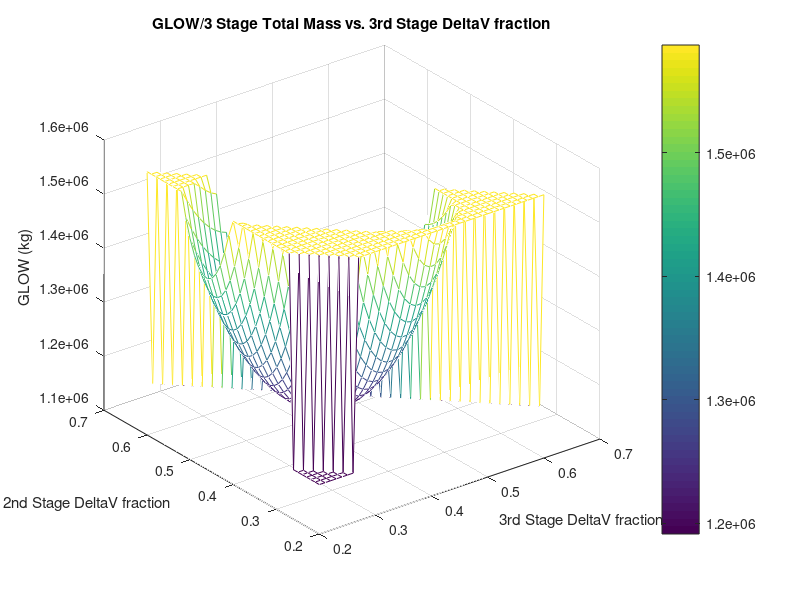

Source code (MATLAB): (Note: this script raises an error after producing the figure.)
% This script takes an input for the total delta v required for a
% 3 stage maneuver of some kind, as well as the three specific impuse values of the
% stages, and finds the optimal delta v fraction for the manuever.
% AAE 251 Fall 2022
% PM7 Team R301 
% Rocket staging optimization
% Authors: Jacob Bell
% Collaborators: Caroline Gee, Sydney Brown, Thomas Brannon, Justin
% Armstrong, Lu Larest, Carter Doby, Abby Woodburry 
% 
% This code creates a 3D mesh visualizing the GLOW for various combinations of
% 2nd and 3rd stage delta v split (1st stage delta v fraction is found
% from 2nd and 3rd). A minimum value is found for GLOW corresponding to 
% optimal staging for a given maneuver
clc;
clear all; 

% inputs/known variables 
dv_total = 11.4 * 10^3; % [m/s] total delta-v required 
payload_mass = 10000; % [kg] payload mass
empty_frac1 = .06; % [N/A] empty mass fraction stage 1
empty_frac2 = .09; % [N/A] empty mass fraction stage 2
empty_frac3 = .115; % [N/A] empty mass fraction stage 3
Isp1  = 289.1; % [s] Stage 1 specific impulse 
Isp2 = 315.4; % [s] Stage 2 specific impulse
Isp3 = 325.1; % [s] Stage 3 specific impulse
g0 = 9.81; % [m/s^2] gravitational acceleration

% characteristic exhaust velocity calculation 
c1 = Isp1 * g0;
c2 = Isp2 * g0;
c3 = Isp3 * g0;

% creating an array of values for delta v fractions
alpha = .2:.01:.6;
[X,Y,Z] = meshgrid(alpha,alpha,alpha);
[X1,Y1] = meshgrid(alpha,alpha);
howdy = (X + Y + Z) == 1;
X = X .* howdy;
Y = Y .* howdy;
Z = Z .* howdy;

% 3rd stage calcs
prop_mass3 = (payload_mass .* (exp(dv_total .* X./c3) - 1) .* (1 - empty_frac3) ./ ...
(1 - empty_frac3 .* exp(dv_total .* X./c3)));
inert_mass3 = -1 .* prop_mass3 .* empty_frac3 ./ (empty_frac3 - 1);
tot_mass3 = (prop_mass3 + inert_mass3 + payload_mass) .* howdy;

 % 2nd stage calcs
prop_mass2 = (tot_mass3 .* (exp(dv_total .* Y/c2) - 1) .* (1 - empty_frac2) ./ ...
(1 - empty_frac2 .* exp(dv_total .* Y./c2)));
inert_mass2 = -1 .* prop_mass2 .* empty_frac2 ./ (empty_frac2 - 1);
tot_mass2 = (prop_mass2 + inert_mass2 + tot_mass3) .* howdy;

% 1st stage calcs
prop_mass1 = (tot_mass2 .* (exp(dv_total .* Z/c1) - 1) .* (1 - empty_frac3) ./ ...
(1 - empty_frac3 .* exp(dv_total .* Z/c1)));
inert_mass1 = -1 .* prop_mass1 .* empty_frac3 ./ (empty_frac3 - 1);
tot_mass1 = (prop_mass1 + inert_mass1 + tot_mass2) .* howdy;

% Reformating total mass values to plot better, removing low and high vals
total_mass = sum(tot_mass1(:,:,:),3);
[GLOW_min,indexmin] = min(total_mass(total_mass>0));
howdy = (total_mass <= 0);
total_mass(howdy) = GLOW_min;
GLOW_mean = mean(mean(total_mass));
howdy = (total_mass >= GLOW_mean);
total_mass(howdy) = GLOW_mean;

% creating mesh 
mesh(X1,Y1,total_mass);

ylabel("2nd Stage \DeltaV fraction")
xlabel("3rd Stage \DeltaV fraction")
zlabel("GLOW (kg)")
title("GLOW/3 Stage Total Mass vs. 3rd Stage \DeltaV fraction")
c = colorbar;
c.Label.String = 'GLOW (kg)';

[GLOW_min1,indexmin] = min(tot_mass1(tot_mass1>0));
frac3 = X1(indexmin);
frac2 = Y1(indexmin);
frac1 = 1 - (frac3 + frac2);
